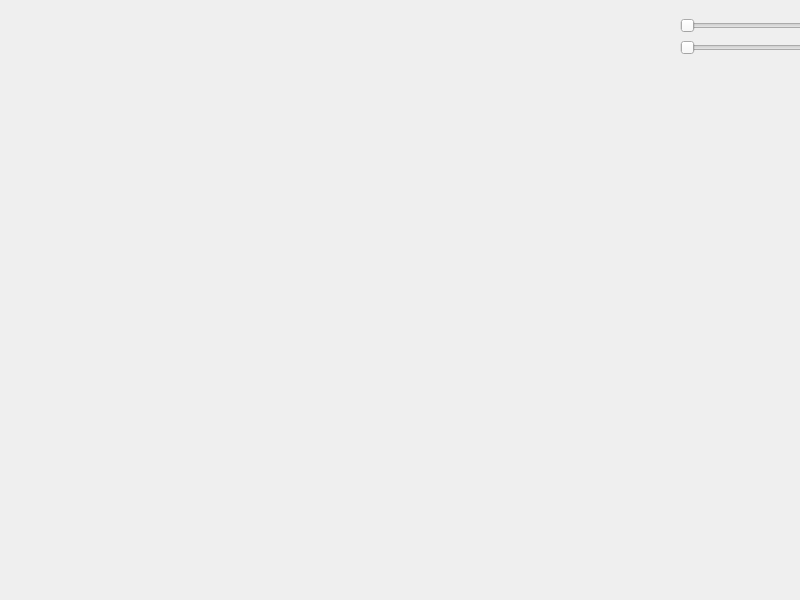
<?xml version="1.0" encoding="UTF-8"?>
<ui version="4.0">
 <class>MainWindow</class>
 <widget class="QMainWindow" name="MainWindow">
  <property name="geometry">
   <rect>
    <x>0</x>
    <y>0</y>
    <width>800</width>
    <height>600</height>
   </rect>
  </property>
  <property name="windowTitle">
   <string>MainWindow</string>
  </property>
  <widget class="QWidget" name="centralwidget">
   <widget class="QWidget" name="widget" native="true">
    <property name="geometry">
     <rect>
      <x>680</x>
      <y>0</y>
      <width>120</width>
      <height>80</height>
     </rect>
    </property>
    <widget class="QSlider" name="RenderSpeed">
     <property name="geometry">
      <rect>
       <x>0</x>
       <y>10</y>
       <width>160</width>
       <height>31</height>
      </rect>
     </property>
     <property name="orientation">
      <enum>Qt::Horizontal</enum>
     </property>
    </widget>
    <widget class="QSlider" name="horizontalSlider">
     <property name="geometry">
      <rect>
       <x>0</x>
       <y>40</y>
       <width>160</width>
       <height>16</height>
      </rect>
     </property>
     <property name="orientation">
      <enum>Qt::Horizontal</enum>
     </property>
    </widget>
   </widget>
  </widget>
 </widget>
 <resources/>
 <connections/>
</ui>
